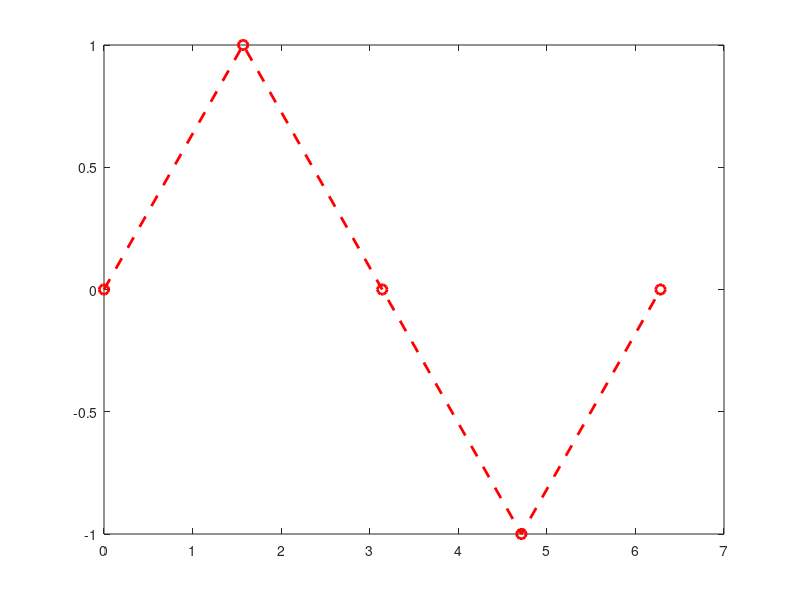

Recreate this plot in MATLAB.
x = linspace(0, 2*pi, 5);
y = sin(x);

figure;
h = plot(x, y, 'LineWidth', 2, 'Color', [1, 0, 0], 'LineStyle', '--', 'Marker', 'o', 'MarkerSize', 7, 'DisplayName', 'Wave');
f = gcf();
w = get(h, 'LineWidth');
c = get(h, 'Color');
ls = get(h, 'LineStyle');
m = get(h, 'Marker');
ms = get(h, 'MarkerSize');
dn = get(h, 'DisplayName');
